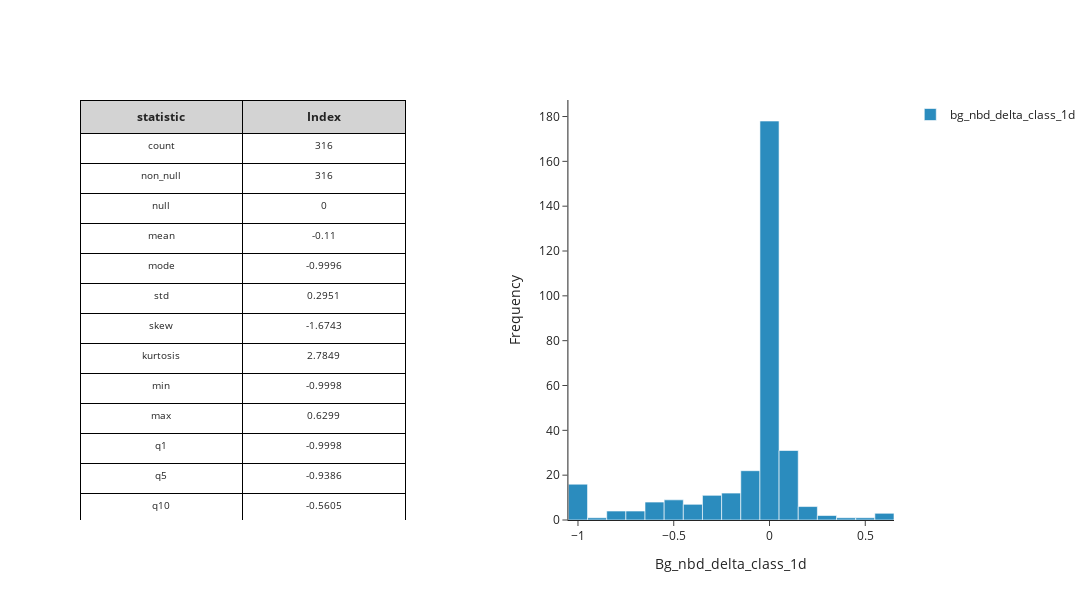

The notebook cell this image was saved under:
### Code cell
stat_df = mk.distribution_statistics_table(result_df, value_col='bg_nbd_delta_class_1d')
fig = mk.create_histogram_plotly(result_df, 'bg_nbd_delta_class_1d')
mk.stack_plotly_figure_with_dataframe(stat_df, fig)

### Figure 1 — Plotly figure (JSON) as saved in the notebook; plotly's stock layout.template omitted (floating-point values rounded to 4 significant figures; data arrays with more than 128 entries replaced by an {"elided": "..."} marker saying what was removed)
{"data": [{"cells": {"align": "center", "fill": {"color": "white"}, "font": {"size": 10}, "height": 30, "line": {"color": "black"}, "values": [["count", "non_null", "null", "mean", "mode", "std", "skew", "kurtosis", "min", "max", "q1", "q5", "q10", "q15", "q20", "q25", "q30", "q35", "q40", "q45", "q50", "q55", "q60", "q65", "q70", "q75", "q80", "q85", "q90", "q95", "q99"], [316, 316, 0, -0.11, -0.9996, 0.2951, -1.674, 2.785, -0.9998, 0.6299, -0.9998, -0.9386, -0.5605, -0.3541, -0.2111, -0.113, -0.0471, -0.0169, -0.007, -0.0002, 0.0002, 0.0002, 0.0004, 0.0082, 0.0184, 0.0295, 0.0396, 0.0482, 0.064, 0.0978, 0.4502]]}, "columnwidth": [0.5, 0.5], "domain": {"x": [0, 0.4], "y": [0, 1]}, "header": {"align": "center", "fill": {"color": "lightgrey"}, "font": {"size": 12}, "line": {"color": "black"}, "values": ["<b>statistic</b>", "<b>Index</b>"]}, "type": "table"}, {"hovertemplate": "Value: %{x}<br>Frequency: %{y}<extra></extra>", "marker": {"color": "#2b8cbe"}, "name": "bg_nbd_delta_class_1d", "type": "histogram", "x": {"elided": "316 float values"}}], "layout": {"height": 600, "showlegend": true, "title": {"text": ""}, "width": 1200, "xaxis": {"anchor": "y", "domain": [0.6, 1], "title": {"text": "Bg_nbd_delta_class_1d"}}, "yaxis": {"anchor": "x", "domain": [0, 1], "title": {"text": "Frequency"}}}}
